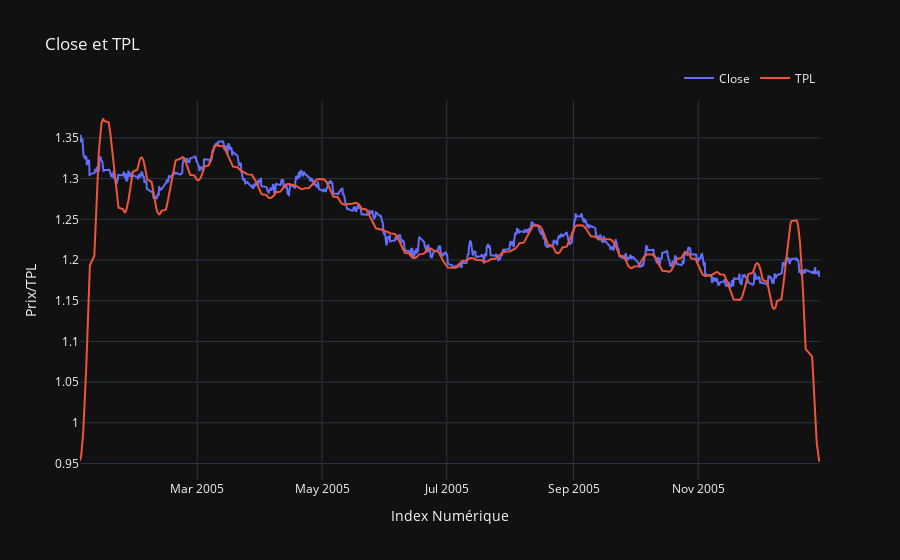

Source (notebook cell):
### Code cell
ppl_nan_replace = ppl.fillna(0)
TPL = compute_TPL(ppl_nan_replace)
TPL = pd.Series(TPL,index=close.index)
import plotly.graph_objects as go
import plotly.io as pio  
fig = go.Figure()

fig.add_trace(go.Scatter(
    x=close.index,
    y=close,
    mode='lines',
    name="Close"
))

fig.add_trace(go.Scatter(
    x=TPL.index,
    y=TPL,
    mode='lines',
    name="TPL"
))

fig.update_layout(
    title="Close et TPL",
    xaxis_title="Index Numérique",
    yaxis_title="Prix/TPL",
    template="plotly_dark",
    xaxis_rangeslider_visible=False,
    legend=dict(
        orientation="h",
        yanchor="bottom",
        y=1.02,
        xanchor="right",
        x=1
    )
)
fig.show()

### Figure 1 — Plotly figure (JSON) as saved in the notebook; plotly's stock layout.template omitted (floating-point values rounded to 4 significant figures; data arrays with more than 128 entries replaced by an {"elided": "..."} marker saying what was removed)
{"data": [{"mode": "lines", "name": "Close", "type": "scatter", "x": {"elided": "1551 str values"}, "y": {"elided": "1551 float values"}}, {"mode": "lines", "name": "TPL", "type": "scatter", "x": {"elided": "1551 str values"}, "y": {"elided": "1551 float values"}}], "layout": {"legend": {"orientation": "h", "x": 1, "xanchor": "right", "y": 1.02, "yanchor": "bottom"}, "title": {"text": "Close et TPL"}, "xaxis": {"rangeslider": {"visible": false}, "title": {"text": "Index Numérique"}}, "yaxis": {"title": {"text": "Prix/TPL"}}}}
